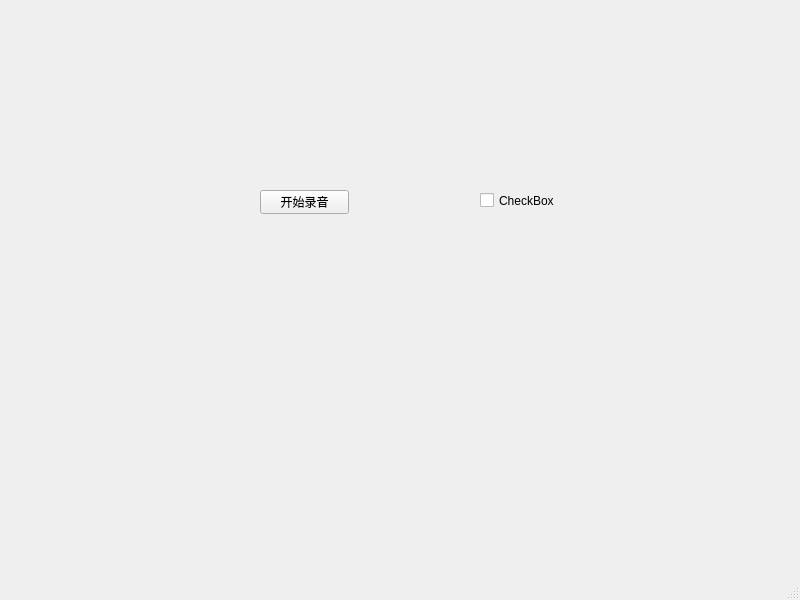
<?xml version="1.0" encoding="UTF-8"?>
<ui version="4.0">
 <class>MainWindow</class>
 <widget class="QMainWindow" name="MainWindow">
  <property name="geometry">
   <rect>
    <x>0</x>
    <y>0</y>
    <width>800</width>
    <height>600</height>
   </rect>
  </property>
  <property name="windowTitle">
   <string>MainWindow</string>
  </property>
  <widget class="QWidget" name="centralwidget">
   <widget class="QPushButton" name="pushButton">
    <property name="geometry">
     <rect>
      <x>260</x>
      <y>190</y>
      <width>89</width>
      <height>24</height>
     </rect>
    </property>
    <property name="text">
     <string>开始录音</string>
    </property>
   </widget>
   <widget class="QCheckBox" name="checkBox">
    <property name="geometry">
     <rect>
      <x>480</x>
      <y>190</y>
      <width>93</width>
      <height>21</height>
     </rect>
    </property>
    <property name="text">
     <string>CheckBox</string>
    </property>
   </widget>
  </widget>
  <widget class="QMenuBar" name="menubar">
   <property name="geometry">
    <rect>
     <x>0</x>
     <y>0</y>
     <width>800</width>
     <height>25</height>
    </rect>
   </property>
  </widget>
  <widget class="QStatusBar" name="statusbar"/>
 </widget>
 <resources/>
 <connections/>
</ui>
